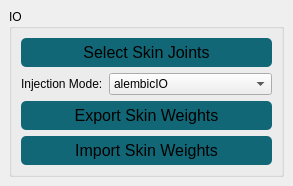
<?xml version="1.0" encoding="UTF-8"?>
<ui version="4.0">
 <class>IoSkinUI</class>
 <widget class="QMainWindow" name="IoSkinUI">
  <property name="geometry">
   <rect>
    <x>0</x>
    <y>0</y>
    <width>293</width>
    <height>168</height>
   </rect>
  </property>
  <property name="windowTitle">
   <string>IoSkin_v01</string>
  </property>
  <widget class="QWidget" name="centralwidget">
   <layout class="QHBoxLayout" name="horizontalLayout">
    <item>
     <widget class="QGroupBox" name="io_gb">
      <property name="sizePolicy">
       <sizepolicy hsizetype="Preferred" vsizetype="Expanding">
        <horstretch>0</horstretch>
        <verstretch>0</verstretch>
       </sizepolicy>
      </property>
      <property name="contextMenuPolicy">
       <enum>Qt::DefaultContextMenu</enum>
      </property>
      <property name="title">
       <string>IO</string>
      </property>
      <layout class="QVBoxLayout" name="verticalLayout_5">
       <item>
        <widget class="QPushButton" name="selectSkinJnts_btn">
         <property name="sizePolicy">
          <sizepolicy hsizetype="Preferred" vsizetype="Expanding">
           <horstretch>0</horstretch>
           <verstretch>0</verstretch>
          </sizepolicy>
         </property>
         <property name="minimumSize">
          <size>
           <width>0</width>
           <height>0</height>
          </size>
         </property>
         <property name="font">
          <font>
           <pointsize>12</pointsize>
          </font>
         </property>
         <property name="toolTip">
          <string>&lt;!DOCTYPE HTML PUBLIC &quot;-//W3C//DTD HTML 4.0//EN&quot; &quot;http://www.w3.org/TR/REC-html40/strict.dtd&quot;&gt;
&lt;html&gt;&lt;head&gt;&lt;meta name=&quot;qrichtext&quot; content=&quot;1&quot; /&gt;&lt;style type=&quot;text/css&quot;&gt;
p, li { white-space: pre-wrap; }
&lt;/style&gt;&lt;/head&gt;&lt;body style=&quot; font-family:'Sans Serif'; font-size:12pt; font-weight:400; font-style:normal;&quot;&gt;
&lt;p style=&quot; margin-top:0px; margin-bottom:0px; margin-left:0px; margin-right:0px; -qt-block-indent:0; text-indent:0px;&quot;&gt;Build the next step in the list.&lt;/p&gt;&lt;/body&gt;&lt;/html&gt;</string>
         </property>
         <property name="styleSheet">
          <string notr="true">QPushButton{ 
background-color: qlineargradient(spread:pad, x1:0, y1:1, x2:0, y2:0, stop:1 #116776, stop:0 #116776);
padding: 5px;
border-radius: 5px;
}

QPushButton:hover
{
background-color: #1d8ba3;
border-radius: 5px;
}

QPushButton:pressed
{
background-color: #1d1d1d;
border-radius: 5px;
}

QPushButton:disabled
{
background-color: #4b4b4b;
border-radius: 5px;
}</string>
         </property>
         <property name="text">
          <string>Select Skin Joints</string>
         </property>
        </widget>
       </item>
       <item>
        <layout class="QHBoxLayout" name="injectionMode_layout">
         <item>
          <widget class="QLabel" name="injectionMode_label">
           <property name="sizePolicy">
            <sizepolicy hsizetype="Preferred" vsizetype="Preferred">
             <horstretch>0</horstretch>
             <verstretch>0</verstretch>
            </sizepolicy>
           </property>
           <property name="minimumSize">
            <size>
             <width>0</width>
             <height>0</height>
            </size>
           </property>
           <property name="text">
            <string>Injection Mode:</string>
           </property>
          </widget>
         </item>
         <item>
          <widget class="QComboBox" name="injectionMode_cb">
           <property name="sizePolicy">
            <sizepolicy hsizetype="Expanding" vsizetype="Preferred">
             <horstretch>0</horstretch>
             <verstretch>0</verstretch>
            </sizepolicy>
           </property>
           <item>
            <property name="text">
             <string>alembicIO</string>
            </property>
           </item>
           <item>
            <property name="text">
             <string>mayaAscii</string>
            </property>
           </item>
           <item>
            <property name="text">
             <string>mayaBinary</string>
            </property>
           </item>
          </widget>
         </item>
        </layout>
       </item>
       <item>
        <widget class="QPushButton" name="exportSkin_btn">
         <property name="sizePolicy">
          <sizepolicy hsizetype="Preferred" vsizetype="Expanding">
           <horstretch>0</horstretch>
           <verstretch>0</verstretch>
          </sizepolicy>
         </property>
         <property name="minimumSize">
          <size>
           <width>0</width>
           <height>0</height>
          </size>
         </property>
         <property name="font">
          <font>
           <pointsize>12</pointsize>
          </font>
         </property>
         <property name="toolTip">
          <string>&lt;!DOCTYPE HTML PUBLIC &quot;-//W3C//DTD HTML 4.0//EN&quot; &quot;http://www.w3.org/TR/REC-html40/strict.dtd&quot;&gt;
&lt;html&gt;&lt;head&gt;&lt;meta name=&quot;qrichtext&quot; content=&quot;1&quot; /&gt;&lt;style type=&quot;text/css&quot;&gt;
p, li { white-space: pre-wrap; }
&lt;/style&gt;&lt;/head&gt;&lt;body style=&quot; font-family:'Sans Serif'; font-size:12pt; font-weight:400; font-style:normal;&quot;&gt;
&lt;p style=&quot; margin-top:0px; margin-bottom:0px; margin-left:0px; margin-right:0px; -qt-block-indent:0; text-indent:0px;&quot;&gt;Build the next step in the list.&lt;/p&gt;&lt;/body&gt;&lt;/html&gt;</string>
         </property>
         <property name="styleSheet">
          <string notr="true">QPushButton{ 
background-color: qlineargradient(spread:pad, x1:0, y1:1, x2:0, y2:0, stop:1 #116776, stop:0 #116776);
padding: 5px;
border-radius: 5px;
}

QPushButton:hover
{
background-color: #1d8ba3;
border-radius: 5px;
}

QPushButton:pressed
{
background-color: #1d1d1d;
border-radius: 5px;
}

QPushButton:disabled
{
background-color: #4b4b4b;
border-radius: 5px;
}</string>
         </property>
         <property name="text">
          <string>Export Skin Weights</string>
         </property>
        </widget>
       </item>
       <item>
        <widget class="QPushButton" name="importSkin_btn">
         <property name="sizePolicy">
          <sizepolicy hsizetype="Preferred" vsizetype="Expanding">
           <horstretch>0</horstretch>
           <verstretch>0</verstretch>
          </sizepolicy>
         </property>
         <property name="minimumSize">
          <size>
           <width>0</width>
           <height>0</height>
          </size>
         </property>
         <property name="font">
          <font>
           <pointsize>12</pointsize>
          </font>
         </property>
         <property name="toolTip">
          <string>&lt;!DOCTYPE HTML PUBLIC &quot;-//W3C//DTD HTML 4.0//EN&quot; &quot;http://www.w3.org/TR/REC-html40/strict.dtd&quot;&gt;
&lt;html&gt;&lt;head&gt;&lt;meta name=&quot;qrichtext&quot; content=&quot;1&quot; /&gt;&lt;style type=&quot;text/css&quot;&gt;
p, li { white-space: pre-wrap; }
&lt;/style&gt;&lt;/head&gt;&lt;body style=&quot; font-family:'Sans Serif'; font-size:12pt; font-weight:400; font-style:normal;&quot;&gt;
&lt;p style=&quot; margin-top:0px; margin-bottom:0px; margin-left:0px; margin-right:0px; -qt-block-indent:0; text-indent:0px;&quot;&gt;Build the next step in the list.&lt;/p&gt;&lt;/body&gt;&lt;/html&gt;</string>
         </property>
         <property name="styleSheet">
          <string notr="true">QPushButton{ 
background-color: qlineargradient(spread:pad, x1:0, y1:1, x2:0, y2:0, stop:1 #116776, stop:0 #116776);
padding: 5px;
border-radius: 5px;
}

QPushButton:hover
{
background-color: #1d8ba3;
border-radius: 5px;
}

QPushButton:pressed
{
background-color: #1d1d1d;
border-radius: 5px;
}

QPushButton:disabled
{
background-color: #4b4b4b;
border-radius: 5px;
}</string>
         </property>
         <property name="text">
          <string>Import Skin Weights</string>
         </property>
        </widget>
       </item>
      </layout>
     </widget>
    </item>
   </layout>
  </widget>
 </widget>
 <resources/>
 <connections/>
</ui>
